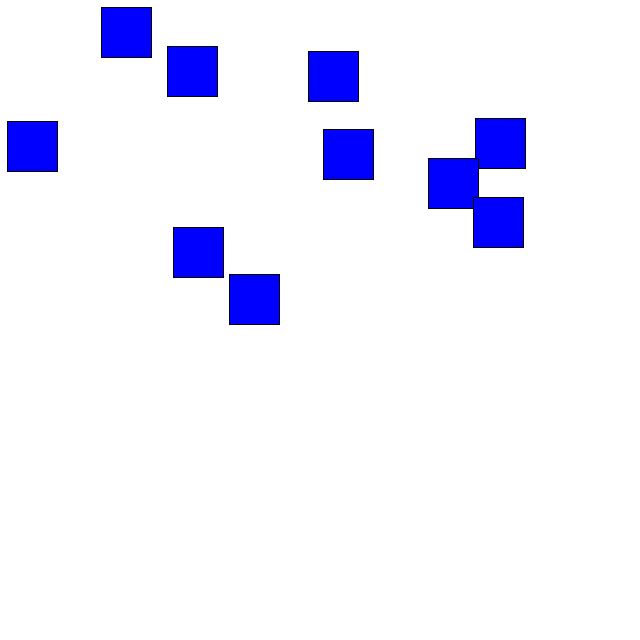
Frame 1 (no input)
Frame 60 (the mouse pressed at the canvas centre just before this capture): identical to frame 1, image omitted
Frame 120 (the mouse held since frame 60 and released just before this capture): identical to frame 1, image omitted

The Processing sketch that drew this single still picture (run headless with seeded random() and noise(); from frame 60 on, the mouse is pressed at the canvas centre):

// Processing sketch: processing_141039
// ── processing_141039.pde

final int NUMBOXES = 10;

Box[] b;

void setup() {
  size(640, 640);
  b = new Box[NUMBOXES];
  for (int i = 0; i < NUMBOXES; i++)
    b[i] = new Box();
}

void draw() {
  background(255);
  for (int i = 0; i < NUMBOXES; i++)
    b[i].draw();
}

class Box {
  PVector pos;
  color c;
  float size, dx, dy;
  boolean moving, once;

  Box() {
    dx = 0;
    dy = 0;
    moving = false;
    pos = new PVector(random(0, 500), random(0, 500));
    c = color(0, 0, 255);
    size = 50;
    once = false;
  }

  void draw() {
    if (mousePressed && containsMouse() || moving) {
      moving = true;
      if (!once) {
        dx = pos.x - mouseX;
        dy = pos.y - mouseY;
        once = true;
      }
      pos.x = mouseX + dx;
      pos.y = mouseY + dy;
      if (!mousePressed) {
        once = false;
        moving = false;
      }
    }
    fill(c);
    rect(pos.x, pos.y, size, size);
  }

  boolean containsMouse() {
    if (mouseX > pos.x && mouseX < pos.x + size && mouseY > pos.y && mouseY < pos.y + size) 
      return true;
    else
      return false;
  }
}
